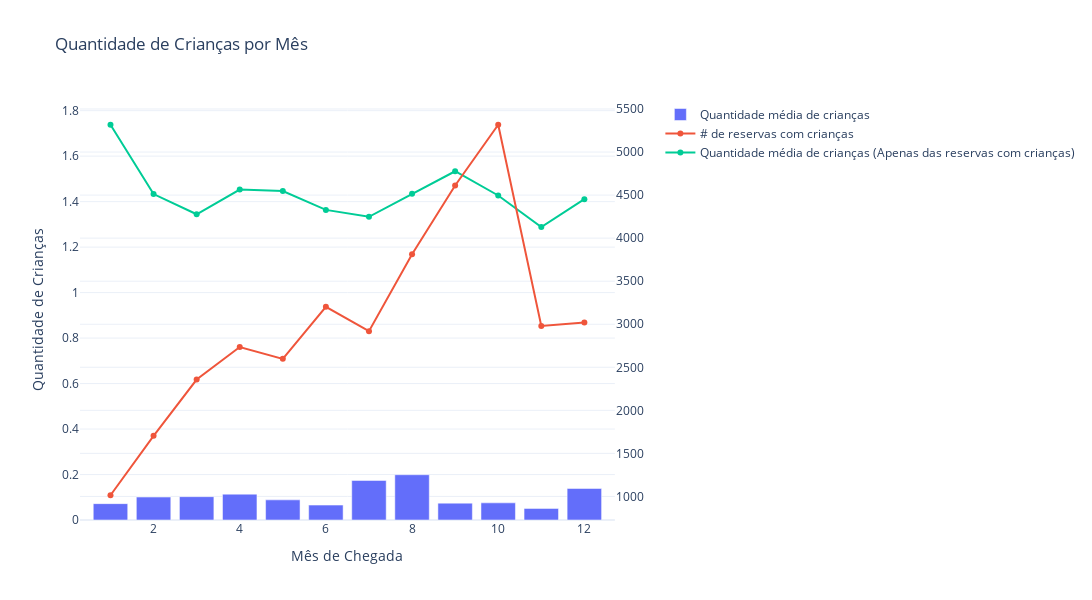

Source (notebook cell):
### Code cell
'''
Mês do ano por número de crianças
'''
chartDataframe = df.groupby(by=['arrival_month']).agg({'no_of_children': ['mean', 'count']})
chartDataframe.reset_index(inplace=True, drop=False)

chartDataframe2 = df[df['no_of_children'] > 0].groupby(by=['arrival_month']).agg({'no_of_children': 'mean'})
chartDataframe2.reset_index(inplace=True, drop=False)
fig = make_subplots(specs=[[{"secondary_y": True}]])

chartDataframe
fig.add_trace(
    go.Bar(
        x=chartDataframe['arrival_month'], 
        y=chartDataframe['no_of_children']['mean'], 
        name=f'Quantidade média de crianças',
        ))
fig.add_trace(
    go.Scatter(
        x=chartDataframe['arrival_month'], 
        y=chartDataframe['no_of_children']['count'], 
        mode='lines+markers',
        name=f'# de reservas com crianças',
        ), secondary_y=True)
fig.add_trace(
    go.Scatter(
        x=chartDataframe2['arrival_month'], 
        y=chartDataframe2['no_of_children'], 
        mode='lines+markers',
        name=f'Quantidade média de crianças (Apenas das reservas com crianças)',
        ))



# Configurações do layout
fig.update_layout(title='Quantidade de Crianças por Mês',
                  xaxis_title='Mês de Chegada',
                  yaxis_title='Quantidade de Crianças',
                  template='plotly_white',
                  width = 1300, 
                  height = 600)

# Exibindo o gráfico
fig.show()

### Figure 1 — Plotly figure (JSON) as saved in the notebook; plotly's stock layout.template omitted (floating-point values rounded to 4 significant figures)
{"data": [{"name": "Quantidade média de crianças", "type": "bar", "x": [1, 2, 3, 4, 5, 6, 7, 8, 9, 10, 11, 12], "y": [0.07199, 0.1009, 0.1026, 0.1137, 0.08853, 0.06556, 0.174, 0.1991, 0.07417, 0.07542, 0.05101, 0.1387]}, {"mode": "lines+markers", "name": "# de reservas com crianças", "type": "scatter", "x": [1, 2, 3, 4, 5, 6, 7, 8, 9, 10, 11, 12], "xaxis": "x", "y": [1014, 1704, 2358, 2736, 2598, 3203, 2920, 3813, 4611, 5317, 2980, 3021], "yaxis": "y2"}, {"mode": "lines+markers", "name": "Quantidade média de crianças (Apenas das reservas com crianças)", "type": "scatter", "x": [1, 2, 3, 4, 5, 6, 7, 8, 9, 10, 11, 12], "y": [1.738, 1.433, 1.344, 1.453, 1.447, 1.364, 1.333, 1.435, 1.534, 1.427, 1.288, 1.411]}], "layout": {"height": 600, "title": {"text": "Quantidade de Crianças por Mês"}, "width": 1300, "xaxis": {"anchor": "y", "domain": [0, 0.94], "title": {"text": "Mês de Chegada"}}, "yaxis": {"anchor": "x", "domain": [0, 1], "title": {"text": "Quantidade de Crianças"}}, "yaxis2": {"anchor": "x", "overlaying": "y", "side": "right"}}}
